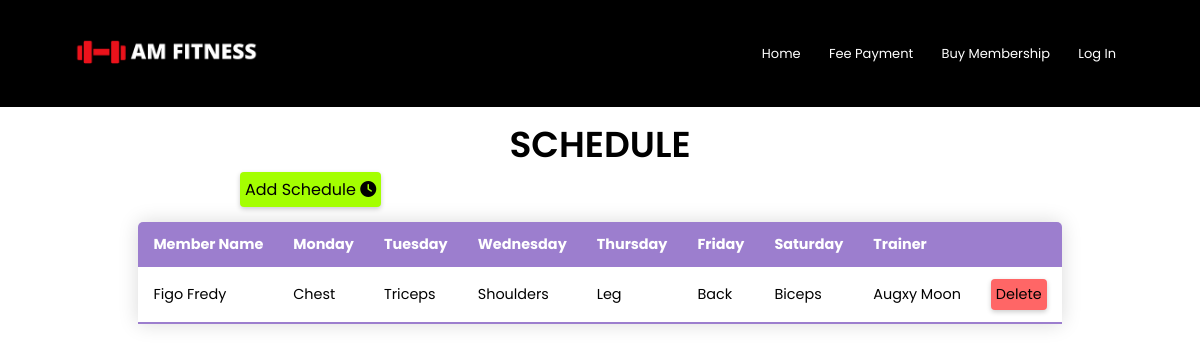
Page /AdminPage/schedule on the earlier database version.
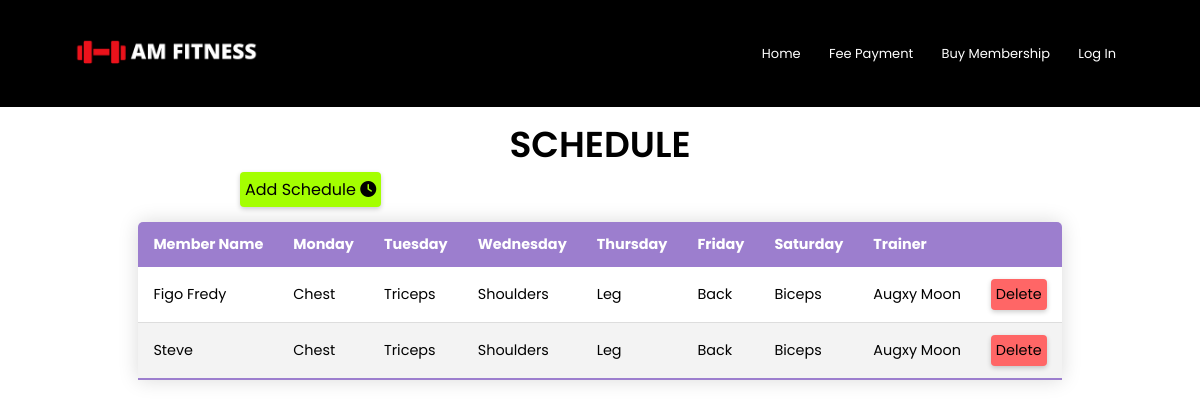
Same page on the later database version.
### gym/models.py (models this page shows, shortened)
class schedule(models.Model):
	client = models.ForeignKey(gym,on_delete=CASCADE)
	mon = models.CharField(max_length=100,default=1,verbose_name='Monday')
	tue = models.CharField(max_length=100,default=1,verbose_name='Tuesday')
	wed = models.CharField(max_length=100,default=1,verbose_name='Wednesday')
	thu = models.CharField(max_length=100,default=1,verbose_name='Thursday')
	fri = models.CharField(max_length=100,default=1,verbose_name='Friday')
	sat = models.CharField(max_length=100,default=1,verbose_name='Saturday')
	trainer = models.ForeignKey(trainers,on_delete=CASCADE)

class gym(models.Model):
	full_name = models.CharField(max_length=30,null=False)
	gender = models.CharField(max_length=6,default='Male',null=True)
	age = models.IntegerField(default=18)
	cell_no = models.IntegerField(unique=True,null=False)
	born_date = models.DateField(null=False,default=None,blank=True)
	email = models.EmailField(unique=True)
	plan = models.CharField(max_length=10,default='Silver',null=False)
	date_joined = models.DateTimeField(default=timezone.now)
	trans = models.IntegerField(default=1,verbose_name="Transaction Number")
	def __str__(self):
		return self.full_name

### manage/models.py (models this page shows)
class trainers(models.Model):
	trainer_name = models.CharField(max_length=30,verbose_name='Name')
	trainer_age = models.IntegerField(verbose_name='Age')
	trainer_gender = models.CharField(max_length=10,verbose_name='Gender')
	trainer_cell = models.IntegerField(verbose_name='Mobile No',null=True)
	aos = models.CharField(max_length=100,verbose_name='Area of Specialization')
	salary = models.IntegerField(verbose_name='Salary')
	class Meta:
		verbose_name_plural = 'Trainers'
	def __str__(self):
		return self.trainer_name

### manage/views.py (the view)
# urls.py: path('AdminPage/schedule',manage_views.sched,name='schedule'),
def sched(request):
	days = ['Monday','Tuesday','Wednesday','Thursday','Friday','Saturday']
	sch = schedule.objects.all()
	d = {'sch':sch,'days':days}
	return render(request,'manage/schedule.html',d)

### manage/templates/manage/schedule.html (shortened to what this page needs)
{% extends 'manage/admin.html'%}
{% block page%}
<section class="data-table">
    <h3>Schedule</h3>
    <div class="mem-link" style="margin-left:240px;">
    <a href="{% url 'addsch'%}">Add Schedule  <i class="fas fa-clock"></i></a>
    </div>
    <table class="content-table">
        <thead>
            <tr>
                <th>Member Name</th>
                {% for j in days%}
                <th>{{j}}</th>
                {% endfor %}
                <th>Trainer</th>
                <th>     </th>
            </tr>
        </thead>
        <tbody>
            {% for i in sch %}
            <tr>
                <td>{{i.client}}</td>
                <td>{{i.mon}}</td>
                <td>{{i.tue}}</td>
                <td>{{i.wed}}</td>
                <td>{{i.thu}}</td>
                <td>{{i.fri}}</td>
                <td>{{i.sat}}</td>
                <td>{{i.trainer}}</td>
                <td><a class="table-btn" href="#" onclick="return confirm('Are You Sure?')">Delete</a></td>
            </tr>
            {% endfor %}
        </tbody>
    </table>
</section>
{% endblock %}

Differences in the rows shown:
added schedule: client "Steve", mon "Chest", tue "Triceps", wed "Shoulders", thu "Leg", fri "Back", sat "Biceps", trainer "Augxy Moon"
